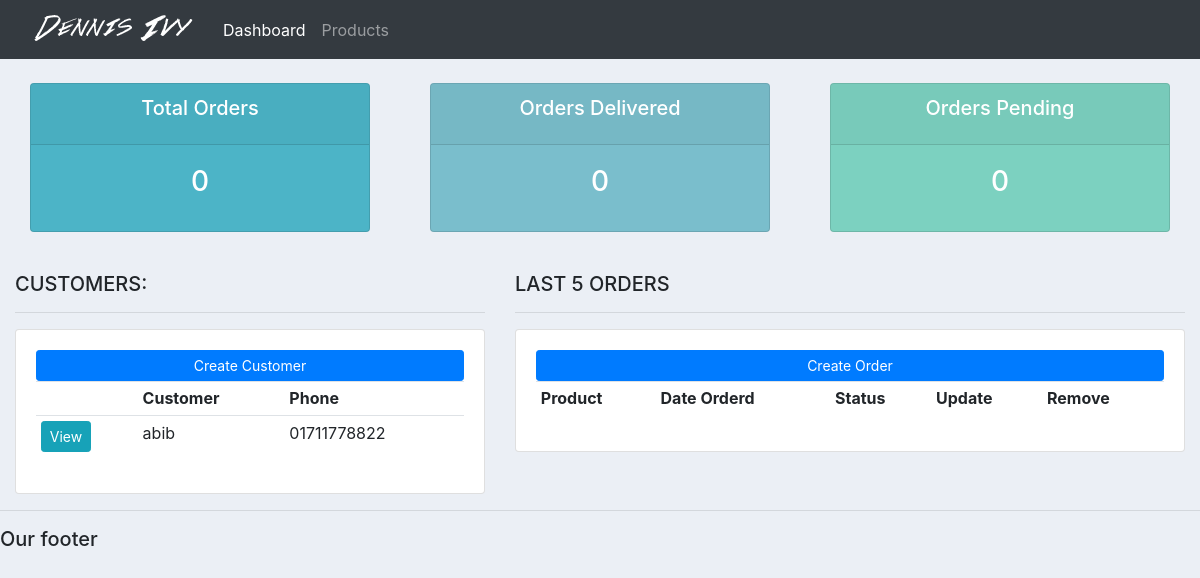
/, run on an earlier commit of the app's database.
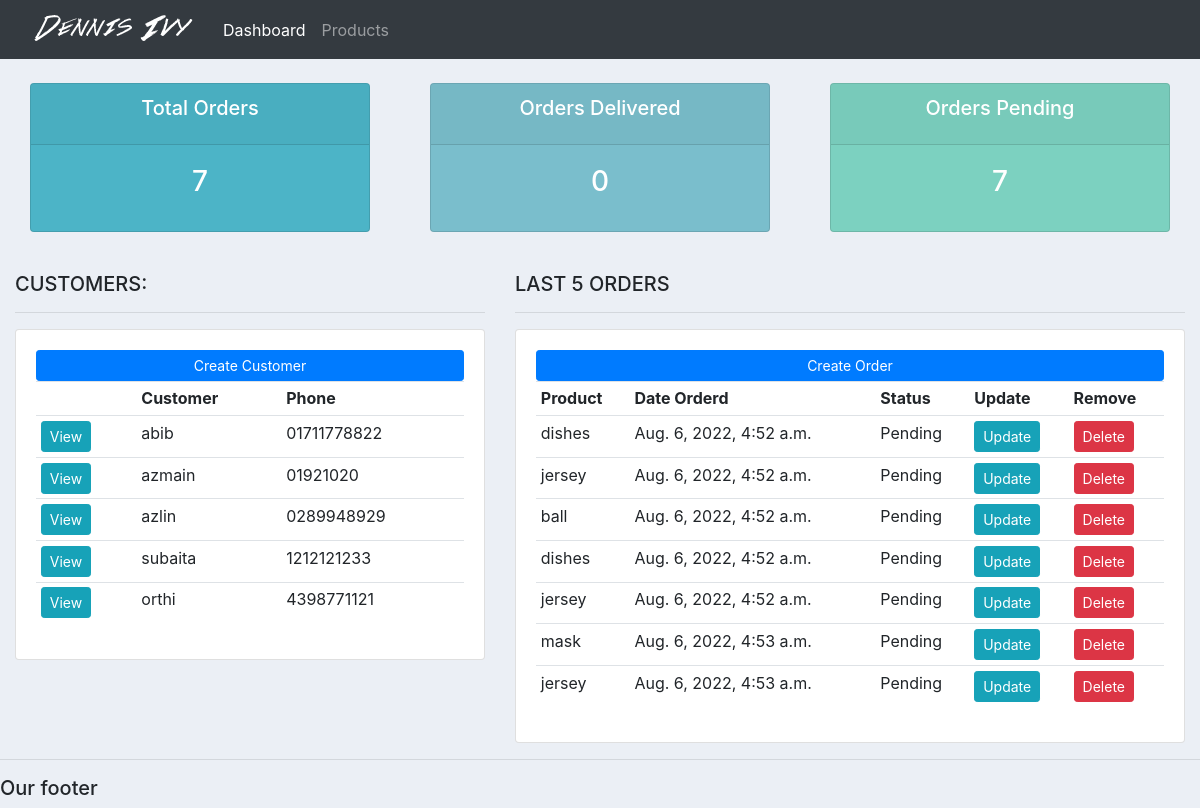
And on a later commit of the database.
### accounts/models.py (models this page shows, shortened)
class Customer(models.Model):
    name=models.CharField(max_length=200,null=True)
    email=models.CharField(max_length=100,null=True)
    phone=models.CharField(max_length=20,null=True)
    date_created=models.DateTimeField(auto_now_add=True,null=True)

class Order(models.Model):
	STATUS = (
			('Pending', 'Pending'),
			('Out for delivery', 'Out for delivery'),
			('Delivered', 'Delivered'),
			)
	customer =models.ForeignKey(Customer,null=TRUE,on_delete=models.SET_NULL)
	product =models.ForeignKey(Product,null=True,on_delete=models.SET_NULL)
	date_created = models.DateTimeField(auto_now_add=True, null=True)
	status = models.CharField(max_length=200, null=True, choices=STATUS)

class Product(models.Model):
    CATEGORY = (
			('Indoor', 'Indoor'),
			('Out Door', 'Out Door'),
			)
    name=models.CharField(max_length=200)
    price=models.FloatField(null=True)
    category=models.CharField(max_length=200,null=True,choices=CATEGORY)
    description=models.CharField(max_length=200,null=True)
    date_created=models.DateTimeField(auto_now_add=True,null=True)
    tags=models.ManyToManyField(Tag)
    def __str__(self) -> str:
        return self.name

### accounts/views.py (the view)
# urls.py: path('',views.home,name='home'),
def home(request):
    customers=Customer.objects.all()
    orders=Order.objects.all()
    total_customer=customers.count()
    total_orders=orders.count()
    total_pending=Order.objects.filter(status="Pending").count()
    total_delivered=Order.objects.filter(status="Delivered").count()
    context={
        'customers':customers,
        'orders':orders,
        'total_orders':total_orders,
        'total_customer':total_customer,
        'total_delivered':total_delivered,
        'total_pending':total_pending
        }
    return render(request,'accounts/dashboard.html',context)

### accounts/templates/accounts/dashboard.html
{%  extends 'accounts/main.html' %}
{% block content %}
{%  include 'accounts/status.html' %}
<br>
<div class="row">
	<div class="col-md-5">
		<h5>CUSTOMERS:</h5>
		<hr>
		<div class="card card-body">
			<a class="btn btn-primary  btn-sm btn-block" href="">Create Customer</a>
			<table class="table table-sm">
				<tr>
					<th></th>
					<th>Customer</th>
					<th>Phone</th>
				</tr>
				{% for customer in customers %}
					<tr>
						<td><a class="btn btn-sm btn-info" href="{% url 'customer' customer.id %}">View</a></td>
						<td>{{customer.name}}</td>
						<td>{{customer.phone}}</td>
					</tr>
				{% endfor %}
			</table>
		</div>
	</div>
	<div class="col-md-7">
		<h5>LAST 5 ORDERS</h5>
		<hr>
		<div class="card card-body">
			<a class="btn btn-primary  btn-sm btn-block" href="{% url 'create_order' %}">Create Order</a>
			<table class="table table-sm">
				<tr>
					<th>Product</th>
					<th>Date Orderd</th>
					<th>Status</th>
					<th>Update</th>
					<th>Remove</th>
				</tr>
				{% for order in orders %}
					<tr>
						<td>{{order.product}}</td>
						<td>{{order.date_created}}</td>
						<td>{{order.status}}</td>
						<td><a class="btn btn-sm btn-info" href="{% url 'update_order' order.id %}">Update</a></td>
						<td><a class="btn btn-sm btn-danger" href="{% url 'delete_order' order.id %}">Delete</a></td>
					</tr>
				{% endfor %}
			</table>
		</div>
	</div>
</div>
{% endblock %}

### accounts/templates/accounts/main.html (shortened to what this page needs)
{% load static %}
<!DOCTYPE html>
<html>
<head>
	<link rel="stylesheet" href="https://stackpath.bootstrapcdn.com/bootstrap/4.3.1/css/bootstrap.min.css">
	<link rel="stylesheet" href="{% static 'css/main.css'%}">
</head>
<body>
	{%  include 'accounts/navbar.html' %}
	<div class="container-fluid">
	{% block content %}
	{% endblock %}
    </div>
	<hr>
	<h5>Our footer</h5>
</body>
</html>

### accounts/templates/accounts/navbar.html (shortened to what this page needs)
{% load static %}
<nav class="navbar navbar-expand-lg navbar-dark bg-dark">
 <img src="{% static 'images/logo.png' %}">
  <div class="collapse navbar-collapse" id="navbarNav">
    <ul class="navbar-nav">
      <li class="nav-item active">
        <a class="nav-link" href=" {% url 'home' %} ">Dashboard</a>
      </li>
      <li class="nav-item">
        <a class="nav-link" href="{% url 'products' %}">Products</a>
      </li>
    </ul>
  </div>
</nav>

### accounts/templates/accounts/status.html
<br>
<div class="row">
	<div class="col">
		<div class="col-md">
			<div class="card text-center text-white  mb-3" id="total-orders">
			  	<div class="card-header">
			  		<h5 class="card-title">Total Orders</h5>
			  	</div>
			  	<div class="card-body">
			    	<h3 class="card-title">{{total_orders}}</h3>
			  	</div>
			</div>
		</div>
	</div>
	<div class="col">
		<div class="col-md">
			<div class="card text-center text-white  mb-3" id="orders-delivered">
			  	<div class="card-header">
			  		<h5 class="card-title">Orders Delivered</h5>
			  	</div>
			  	<div class="card-body">
			    	<h3 class="card-title">{{total_delivered}}</h3>
			  	</div>
			</div>
		</div>
	</div>
	<div class="col">
		<div class="col-md">
			<div class="card text-center text-white  mb-3" id="orders-pending">
			  	<div class="card-header">
			  		<h5 class="card-title">Orders Pending</h5>
			  	</div>
			  	<div class="card-body">
			    	<h3 class="card-title">{{total_pending}}</h3>
			  	</div>
			</div>
		</div>
	</div>
</div>

### static/css/main.css (style rules this page uses)
body { background-color: #ebeff5; }
#total-orders { background-color: #4cb4c7; }
#orders-delivered { background-color: #7abecc; }
#orders-pending { background-color: #7CD1C0; }

What changed in the data, as far as the page shows it:
added Customer: name "azmain", phone "01921020"
added Customer: name "azlin", phone "0289948929"
added Customer: name "subaita", phone "1212121233"
added Customer: name "orthi", phone "4398771121"
added Order: product "dishes", date_created "Aug. 6, 2022, 4:52 a.m.", status "Pending"
added Order: product "jersey", date_created "Aug. 6, 2022, 4:52 a.m.", status "Pending"
added Order: product "ball", date_created "Aug. 6, 2022, 4:52 a.m.", status "Pending"
added Order: product "dishes", date_created "Aug. 6, 2022, 4:52 a.m.", status "Pending"
added Order: product "jersey", date_created "Aug. 6, 2022, 4:52 a.m.", status "Pending"
added Order: product "mask", date_created "Aug. 6, 2022, 4:53 a.m.", status "Pending"
added Order: product "jersey", date_created "Aug. 6, 2022, 4:53 a.m.", status "Pending"
Also different on the page:
{{ total_orders }}: "0" → "7"
{{ total_pending }}: "0" → "7"
